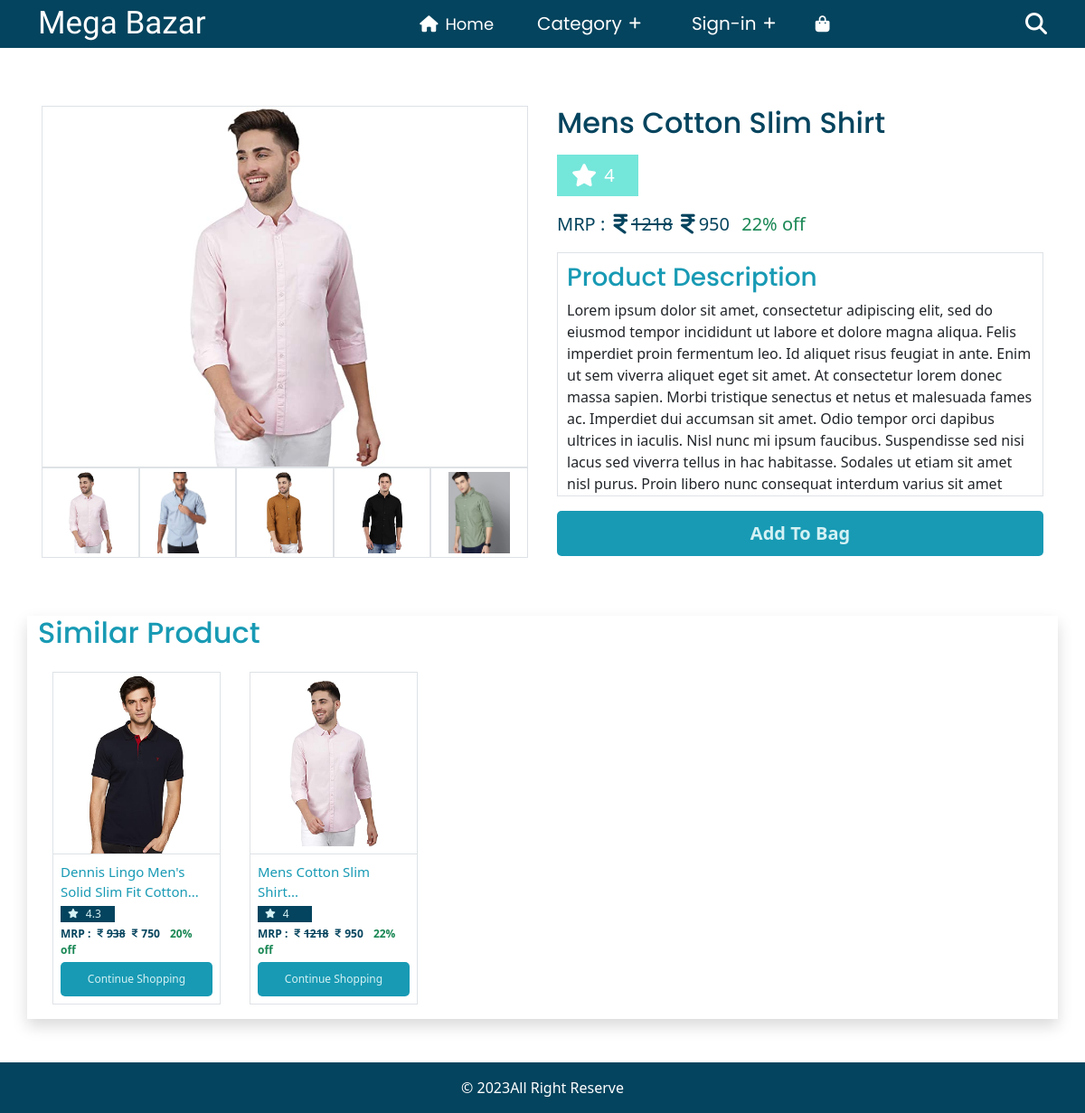
The app's page /product.php?pid=18 with its own data.
### tables this page shows
CREATE TABLE `product` (
  `id` int(10) NOT NULL,
  `product_name` varchar(255) NOT NULL,
  `product_images` varchar(5000) NOT NULL,
  `product_price` double NOT NULL,
  `product_desc` varchar(10000) NOT NULL DEFAULT 'This product has no description',
  `category` int(11) NOT NULL,
  `brand` varchar(255) NOT NULL,
  `brand_img` varchar(255) NOT NULL,
  `discount` float NOT NULL,
  `ratings` float DEFAULT 0,
  `sell` int(11) DEFAULT 0,
  `stock` int(11) NOT NULL
);

### crud.php (called while the page is built, shortened)
<?php
    class Database{
        private $db_host = "localhost";
        private $db_user = "root";
        private $db_pass = "";
        private $db_name = "ecomerce";
        private $conn;
        public function __construct(){
            $this->conn = new mysqli($this->db_host,$this->db_user,$this->db_pass,$this->db_name);
        }
        public function fetch_data_by_id($table,$id){
            $sql = "SELECT * FROM $table WHERE id = '$id'";
            $res = $this->conn->query($sql);
            if($res->num_rows == 1){
                $data = $res->fetch_assoc();
                return $data;
            }
        }
        public function fetch_data_by_category($table,$cid){
            $sql = "SELECT * FROM $table WHERE category = '$cid'";
            $res = $this->conn->query($sql);
            if($res->num_rows >0){
                $data = $res->fetch_all(MYSQLI_ASSOC);
                return $data;
            }
        }
    }
?>

### product.php (the view, shortened to what this page needs)
<?php
    include "crud.php";
    $obj = new Database();
    $product = $obj->fetch_data_by_id('product',$_GET['pid']);
    $similar = $obj->fetch_data_by_category('product',$product['category']);
?>
<!DOCTYPE html>
<html lang="en">
<head>
    <link href="https://cdn.jsdelivr.net/npm/bootstrap@5.0.2/dist/css/bootstrap.min.css" rel="stylesheet">
    <link rel="stylesheet" href="https://cdnjs.cloudflare.com/ajax/libs/font-awesome/6.4.0/css/all.min.css" />
    <link rel="stylesheet" href="css/style.css">
</head>
<body>
    <header>
        <div class="container-fluid bgc1">
            <nav class="nav-bar container d-flex align-items-center justify-content-between">
                <div class="logo"><a href="index.html">Mega Bazar</a></div>
                <div class="navigation-menu">
                    <ul class="d-flex align-items-center justify-content-between m-0 px-3">
                        <li class="list-item"><a class="d-block px-md-4 px-2 py-2" href="index.php"><i class="fa-solid fa-house px-2"></i>Home</a></li>
                        <li class="list-item">
                            <button class="menu-icon d-block px-md-4 px-2 py-2" id="category">Category<i class="fa-solid fa-plus fa-xs m-2"></i></button>
                        </li>
                        <li class="list-item">
                            <?php
                                if(isset($_SESSION['user'])){
                                    echo '<a class="d-block px-md-4 px-2 py-2" href="http://localhost/web-project/ecomerce/user/user.php"><i class="fa-solid fa-user fa-xs m-2"></i>'.$_SESSION['user']['name'].'</a>';
                                }else if(isset($_SESSION['admin'])){
                                    echo '<a class="d-block px-md-4 px-2 py-2" href="http://localhost/web-project/ecomerce/admin_panel/admin.php"><i class="fa-solid fa-user fa-xs m-2"></i>'.$_SESSION['admin']['name'].'</a>';
                                }else{
                                    echo '<button class="menu-icon d-block px-md-4 px-2 py-2" id="sign-in-btn">Sign-in<i class="fa-solid fa-plus fa-xs m-2"></i></button>';
                                }
                            ?>
                        </li>
                        <li class="list-item"><a class="d-block px-md-2 px-2 py-2" href="bag.php"><i class="fa-solid fa-bag-shopping px-1"></i></a> </li>
                    </ul>
                </div>
                <i class="fa-solid fa-magnifying-glass fa-xl text-white search-icon"></i>
            </nav>
        </div>
    </header>
    <section class="product-details my-md-5 my-5">
        <div class="container">
            <div class="row">
                <?php
                    $actual_price = $product['product_price']+($product['product_price']/(100-$product['discount']))*$product['discount'];
                    $img = explode("#$#",$product["product_images"]);
                    echo '<div class="col-md-6 p-3">
                            <div class="row">
                                <div class="col">
                                    <div class="product-image border">
                                        <img src="'.$img[0].'" alt="">
                                    </div>
                                </div>
                            </div>
                            <div class="row">
                                <div class="col">
                                    <div class="product-images d-flex justify-content-center">';
                                    foreach($img as $val){
                                        echo '<img class="border p-1" src="'.$val.'" alt="">';
                                    }
                                echo'</div>
                                </div>
                            </div>
                        </div>
                        <div class="col-md-6 p-3">
                            <div class="product-info">
                                <h2 class="product-title Poppins color1">'.$product["product_name"].'</h2>
                                <p class="product-star color4 bgc3 mt-3 mb-0 p-2"><i class="fa-solid fa-star mx-2 fa-lg"></i>'.$product["ratings"].'</p>
                                <p class="product-cost mt-3 mb-0 color1">
                                    MRP :
                                    <i class="fa-solid fa-indian-rupee-sign mx-1 fa-lg"></i><del>'.ceil($actual_price).'</del>
                                    <i class="fa-solid fa-indian-rupee-sign mx-1 fa-lg"></i>'.$product["product_price"].'
                                    <span class="discount text-success mx-2">'.$product["discount"].'% off</span>
                                </p>
                                <div class="product-desc my-3 border overflow-scroll">
                                    <h3 class="Poppins color2">Product Description</h3>
                                    <p>'.$product["product_desc"].'</p>
                                </div>
                                <a class="product-add-btn d-block text-center mt-1 fw-bold fs-5" id="add-bag" href="#" data-id="'.$product["id"].'">Add To Bag</a>
                            </div>
                        </div>';
                    ?>
            </div>
        </div>
    </section>
    <section class="similar-product my-5">
        <div class="container shadow">
            <h2 class="Poppins color2 my-2">Similar Product</h2>
            <div class="similar-product-container d-flex overflow-scroll">
                <?php
                    foreach($similar as $val){
                        $actual_price = $val['product_price']+($val['product_price']/(100-$val['discount']))*$val['discount'];
                        echo '<div class="product-item col-md-2 col-4 p-0 border m-3">
                                <div class="product-img">
                                    <img src="'.$val['product_images'].'" alt="">
                                </div>
                                <div class="product-info p-2 border-top">
                                    <a class="product-name color2 mt-1" href="">'.substr($val['product_name'],0,40).'...</a>
                                    <p class="product-ratings color6 bgc1 mt-1 mb-0"><i class="fa-solid fa-star mx-2 fa-sm"></i>'.$val['ratings'].'</p>
                                    <p class="product-price mt-1 mb-0 color1">
                                        MRP :
                                        <i class="fa-solid fa-indian-rupee-sign mx-1 fa-sm"></i><del>'.ceil($actual_price).'</del>
                                        <i class="fa-solid fa-indian-rupee-sign mx-1 fa-sm"></i>'.$val['product_price'].'
                                        <span class="discount text-success mx-2">'.$val['discount'].'% off</span>
                                    </p>
                                    <a class="product-shop-btn d-block text-center mt-1" href="product.php?pid='.$val['id'].'">Continue Shopping</a>
                                </div>
                            </div>';
                    }
                ?>
            </div>
        </div>
    </section>
    <footer>
        <div class="container-fluid">
            <div class="row">
                <div class="col p-0">
                    <p class="text-center bgc1 color4 py-3 m-0">&#169; <?php echo date("Y") ?>All Right Reserve</p>
                </div>
            </div>
        </div>
    </footer>
</body>
</html>

### css/style.css (style rules this page uses)
* { margin: 0; padding: 0; box-sizing: border-box; list-style: none; }
body { text-decoration: none; }
:root { --color1 :#05445E; --color2 :#189AB4; --color3 :#75E6DA; --color6 :#D4F1F4; --color4 :#ffffff; --color5 :#6a6868; }
.bgc1 { background-color: var(--color1); }
.bgc3 { background-color: var(--color3); }
.color1 { color: var(--color1); }
.color2 { color: var(--color2); }
.color4 { color: var(--color4); }
.color6 { color: var(--color6); }
.Poppins { font-family: Poppins; }
.shadow { box-shadow: rgba(0, 0, 0, 0.16) 0px 1px 4px; }
.nav-bar .logo a { font-size: 40px; font-family: Nova Oval; color: var(--color4); text-decoration: none; }
.navigation-menu ul { position: relative !important; }
.menu-icon { font-size: 20px; font-family: Poppins; color: var(--color4); border: none; outline: none; background: transparent; }
.search-icon { cursor: pointer; }
.navigation-menu ul li a { font-size: 20px; font-family: Poppins; color: var(--color4); position: relative; text-decoration: none; }
.list-item { position: relative; }
.list-item::after { position: absolute; bottom: 0; left: 0; content: ""; width: 100%; height: 2px; border-radius: 10px; background-color: var(--color4); transform: scale(0); transform-origin: left; transition: transform .3s ease-in-out; }
.product-img { width: 100%; height: 200px; }
.product-img img { width: 100%; height: 100%; object-fit: contain; }
.product-name { font-size: 15px; text-decoration: none; }
.product-price { font-weight: 700; }
.product-ratings { width: 60px; }
.product-item { font-size: 12px; position: relative; }
.product-add-btn { font-size: 12px; color: var(--color6); background-color: var(--color2); padding: 10px 20px; border-radius: 5px; text-decoration: none; }
.product-shop-btn { font-size: 12px; color: var(--color6); background-color: var(--color2); padding: 10px 20px; border-radius: 5px; text-decoration: none; }
.product-image { width: 100%; height: 400px; }
.product-image img { width: 100%; height: 100%; object-fit: contain; }
.product-images { width: 100%; height: 100px; }
.product-images img { width: 100%; height: 100%; object-fit: contain; cursor: pointer; }
.product-star { width: 90px; }
.product-cost,.product-star { font-size: 20px; }
.product-desc { height: 270px; padding: 10px; }
@media only screen and (max-width: 1200px) { .nav-bar .logo a { font-size: 35px; } }
@media only screen and (max-width: 1200px) { .navigation-menu ul li a { font-size: 18px; } }

### records on screen
product: product_images (picture), product_name "Mens Cotton Slim Shirt", ratings "4", ceil($actual_price) "1218", product_price "950", discount "22", product_desc "Lorem ipsum dolor sit amet, consectetur adipiscing elit, sed do eiusmod tempor incididunt ut labore et dolore magna aliqua. Felis imperdiet proin fermentum leo. Id aliquet risus feugiat in ante. Enim ut sem viverra aliquet eget sit amet. At consectetur lorem donec massa sapien. Morbi tristique senectus et netus et malesuada fames ac. Imperdiet dui accumsan sit amet. Odio tempor orci dapibus ultrices in iaculis. Nisl nunc mi ipsum faucibus. Suspendisse sed nisi lacus sed viverra tellus in hac habitasse. Sodales ut etiam sit amet nisl purus. Proin libero nunc consequat interdum varius sit amet…", shows a picture
product: product_images (picture), product_name "Dennis Lingo Men's Solid Slim Fit Cotton", ratings "4.3", ceil($actual_price) "938", product_price "750", discount "20"
